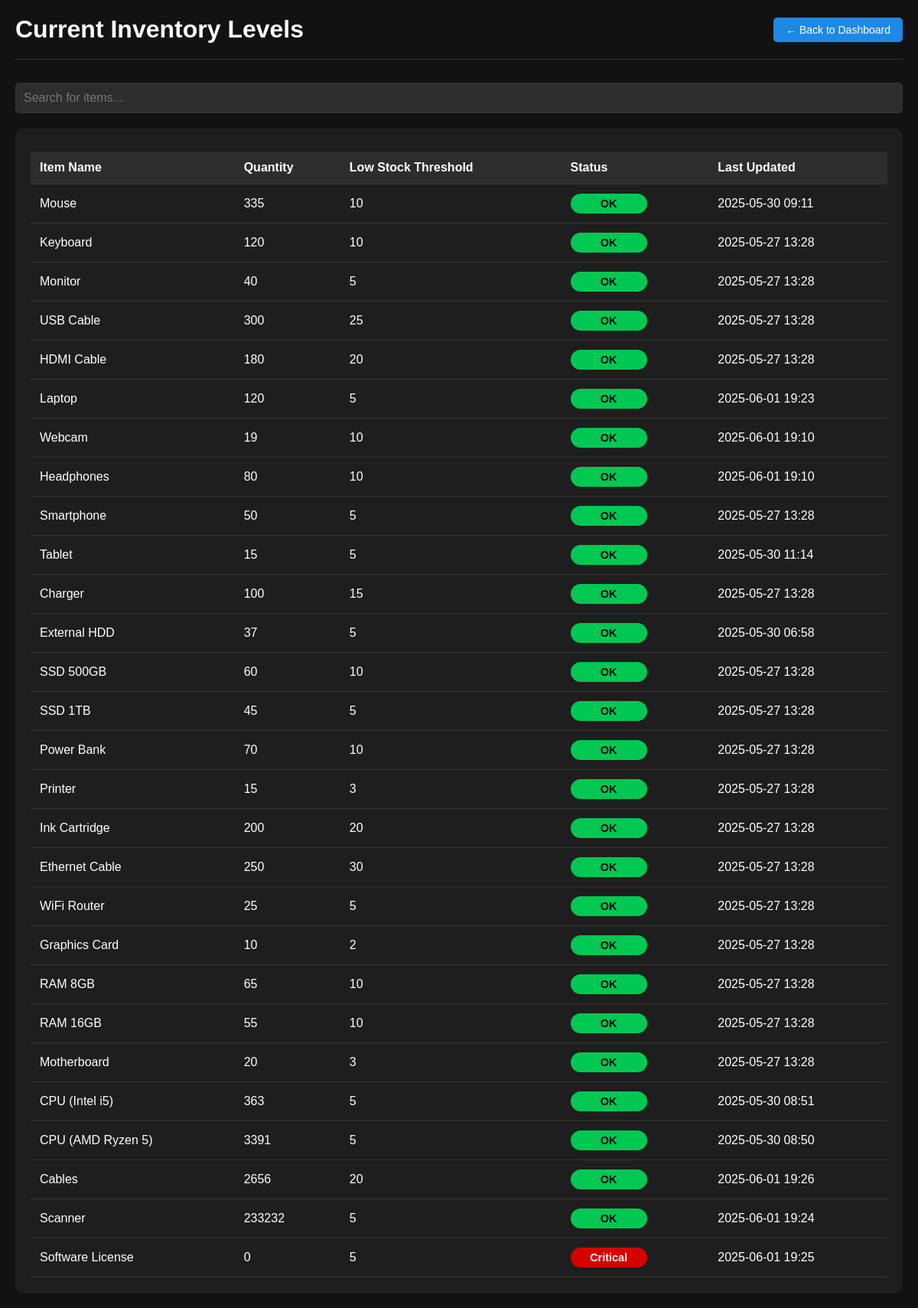
/stock-reminders, run on an earlier commit of the app's database.
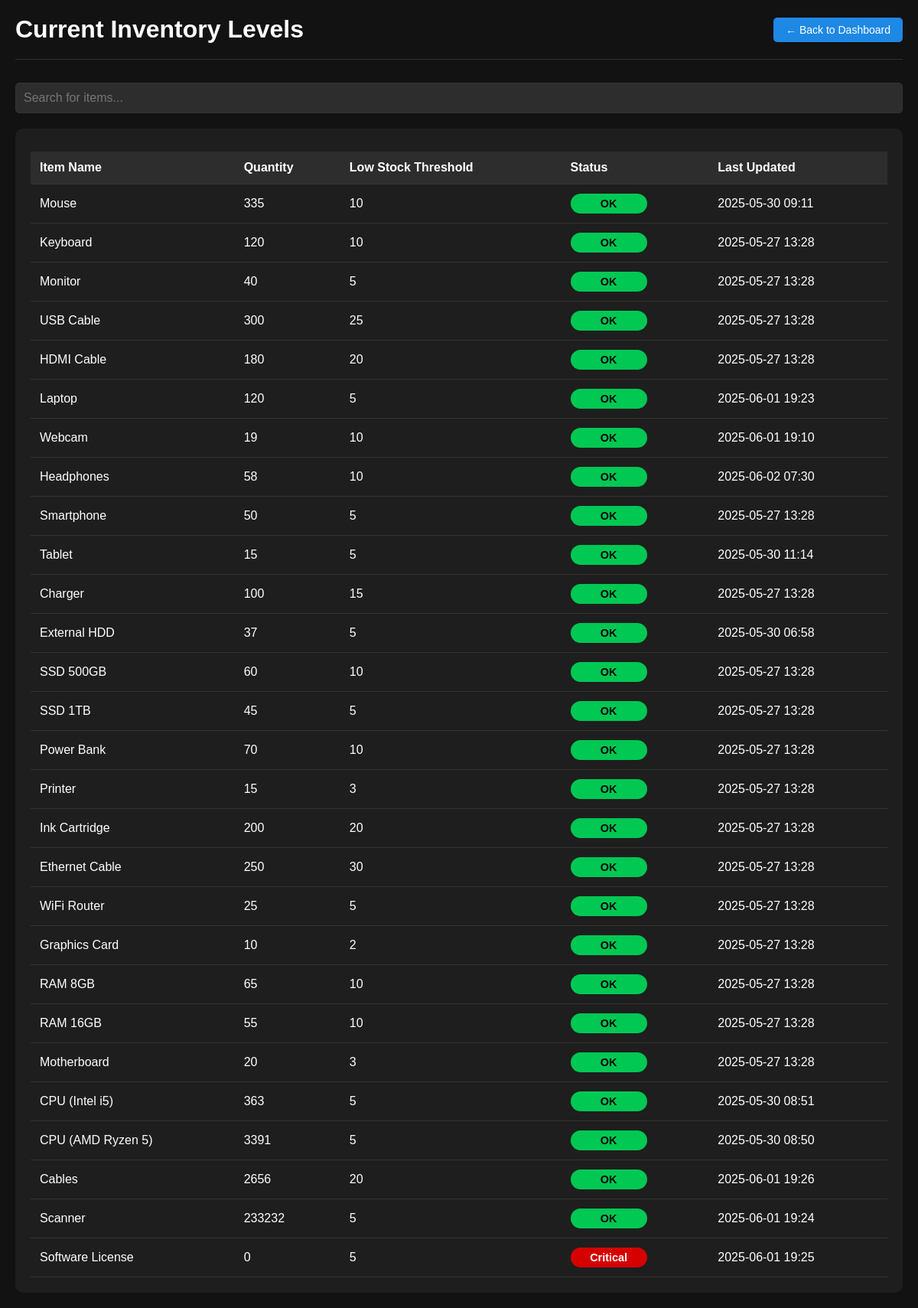
And on a later commit of the database.
### models.py (models this page shows)
class Inventory(db.Model):
    id = db.Column(db.Integer, primary_key=True)
    item_name = db.Column(db.String(100), unique=True, nullable=False)  # e.g., "Mouse", "Monitor"
    stock_quantity = db.Column(db.Integer, nullable=False, default=0)   # Available quantity
    low_stock_threshold = db.Column(db.Integer, default=5)  # 🔔 For low stock alerts
    last_updated = db.Column(db.DateTime, default=datetime.utcnow, onupdate=datetime.utcnow)

### app.py (the view)
@app.route("/stock-reminders")
def stock_reminders():
    inventory_items = Inventory.query.all()
    return render_template("stock_level_warehouse.html", items=inventory_items)

### app.py (called while the page is built)
@app.after_request
def add_header(response):
    response.headers["Cache-Control"] = "no-cache, no-store, must-revalidate, private"
    response.headers["Pragma"] = "no-cache"
    response.headers["Expires"] = "-1"
    return response

### templates/stock_level_warehouse.html (shortened to what this page needs)
<!DOCTYPE html>
<html lang="en">
<head>
</head>
<body>
    <div class="container">
        <div class="header">
            <h1>Current Inventory Levels</h1>
            <div class="back-button">
                <a href="{{ url_for('warehouse_dashboard') }}">← Back to Dashboard</a>
            </div>
        </div>
        <div class="search-bar">
            <input type="text" id="searchStock" onkeyup="filterTable()" placeholder="Search for items...">
        </div>
        <div class="table-container">
            {% if items %}
            <table id="stockTable">
                <thead>
                    <tr>
                        <th>Item Name</th>
                        <th>Quantity</th>
                        <th>Low Stock Threshold</th>
                        <th>Status</th>
                        <th>Last Updated</th>
                    </tr>
                </thead>
                <tbody>
                    {% for item in items %}
                    <tr>
                        <td>{{ item.item_name }}</td>
                        <td>{{ item.stock_quantity }}</td>
                        <td>{{ item.low_stock_threshold }}</td>
                        <td>
                            {% if item.stock_quantity <= item.low_stock_threshold * 0.5 %}
                                <span class="stock-status stock-critical">Critical</span>
                            {% elif item.stock_quantity <= item.low_stock_threshold %}
                                <span class="stock-status stock-low">Low</span>
                            {% else %}
                                <span class="stock-status stock-ok">OK</span>
                            {% endif %}
                        </td>
                        <td>{{ item.last_updated.strftime('%Y-%m-%d %H:%M') }}</td>
                    </tr>
                    {% endfor %}
                </tbody>
            </table>
            {% else %}
            <div class="no-items">
                <h2>No Inventory Items</h2>
                <p>There are no items currently in the inventory.</p>
            </div>
            {% endif %}
        </div>
    </div>
</body>
</html>

What changed in the data, as far as the page shows it:
changed Inventory "Headphones": stock_quantity "80" → "58"; last_updated "2025-06-01 19:10" → "2025-06-02 07:30"
